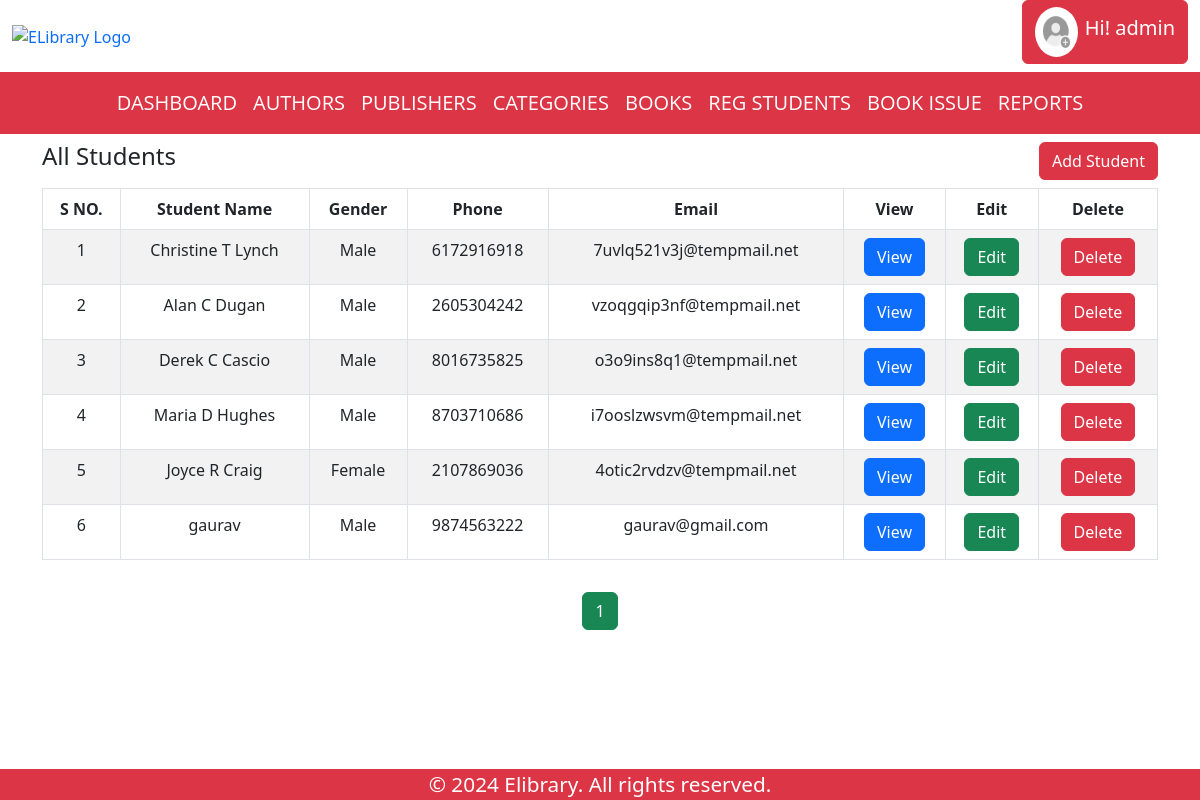
The app's page /regstudent.php (signed in) with its own data.
### tables this page shows
CREATE TABLE `regstudent2` (
  `id` int(25) NOT NULL,
  `StudentName` varchar(50) NOT NULL,
  `Gender` varchar(25) NOT NULL,
  `Phone` bigint(25) NOT NULL,
  `Email` varchar(50) NOT NULL
);

### regstudent.php (the view, shortened to what this page needs)
<?php
include "header.php";
$records_per_page = 6;
$page_number = isset($_GET['page']) && is_numeric($_GET['page']) ? $_GET['page'] : 1;
$offset = ($page_number - 1) * $records_per_page;
$query = "SELECT * FROM regstudent2 LIMIT $offset, $records_per_page";
$result = mysqli_query($conn, $query);
$start_sno = ($page_number - 1) * $records_per_page + 1;
$total_rows = mysqli_num_rows(mysqli_query($conn, "SELECT * FROM regstudent2"));
$total_pages = ceil($total_rows / $records_per_page);
?>
<link rel="stylesheet" href="style.css">
<div id="content" style="display: none;">
<div class="container mt-2">
    <div class="row">
        <div class="col">
            <h4>All Students</h4>
        </div>
        <div class="col text-end">
            <button type="button" class="btn btn-danger" id="addStudentBtn" data-bs-toggle="modal" data-bs-target="#addStudentModal">Add Student</button>
        </div>
    </div>
</div>
<div class="container mt-2">
    <div class="row">
        <div class="container-fluid table-responsive">
        <table class="table table-striped table-hover table-bordered">
            <thead>
                <tr class="bg-dark text-white">
                    <th class="text-center">S NO.</th>
                    <th class="text-center">Student Name</th>
                    <th class="text-center">Gender</th>
                    <th class="text-center">Phone</th>
                    <th class="text-center">Email</th>
                    <th class="text-center">View</th>
                    <th class="text-center">Edit</th>
                    <th class="text-center">Delete</th>
                </tr>
            </thead>
            <tbody>
                <?php
                while ($row = mysqli_fetch_array($result)) {
                    ?>
                    <tr>
                        <td class="text-center"><?php echo $start_sno; ?></td>
                        <td class="text-center"><?php echo $row["StudentName"]; ?></td>
                        <td class="text-center"><?php echo $row["Gender"]; ?></td>
                        <td class="text-center"><?php echo $row["Phone"]; ?></td>
                        <td class="text-center"><?php echo $row["Email"]; ?></td>
                        <td class="text-center">
                            <button type="button" class="btn btn-primary viewBtn"
                                    data-student-name="<?php echo $row['StudentName']; ?>"
                                    data-gender="<?php echo $row['Gender']; ?>"
                                    data-phone="<?php echo $row['Phone']; ?>"
                                    data-email="<?php echo $row['Email']; ?>">
                                View
                            </button>
                        </td>
                        <td class="text-center">
                            <button type="button" class="btn btn-success editBtn"
                                    data-id="<?php echo $row['id']; ?>"
                                    data-name="<?php echo $row['StudentName']; ?>"
                                    data-gender="<?php echo $row['Gender']; ?>"
                                    data-phone="<?php echo $row['Phone']; ?>"
                                    data-email="<?php echo $row['Email']; ?>">
                                Edit
                            </button>
                        </td>
                        <td class="text-center">
                            <button type="button" class="btn btn-danger deleteBtn" data-id="<?php echo $row['id']; ?>" data-name="<?php echo $row['StudentName']; ?>">Delete</button>
                        </td>
                    </tr>
                    <?php
                    $start_sno++;
                }
                ?>
            </tbody>
        </table></div>
        <div class="text-center mt-3 mb-5">
            <?php
            for ($i = 1; $i <= $total_pages; $i++) {
                $margin_class = $i > 1 ? 'ms-2' : '';
                echo '<a href="regstudent.php?page=' . $i . '" class="btn btn-success ' . $margin_class . '">' . $i . '</a>';
            }
            ?>
        </div>
    </div>
</div>
</div>
<?php include "footer.php"; ?>

### style.css (style rules this page uses)
a { text-decoration: none; }

### footer.php (style rules this page uses)
@media (min-width:1199px) { body { height: 100vh; } }

### records on screen
regstudent2: StudentName "Christine T Lynch", Gender "Male", Phone "6172916918", Email "7uvlq521v3j@tempmail.net"
regstudent2: StudentName "Alan C Dugan", Gender "Male", Phone "2605304242", Email "vzoqgqip3nf@tempmail.net"
regstudent2: StudentName "Derek C Cascio", Gender "Male", Phone "8016735825", Email "o3o9ins8q1@tempmail.net"
regstudent2: StudentName "Maria D Hughes", Gender "Male", Phone "8703710686", Email "i7ooslzwsvm@tempmail.net"
regstudent2: StudentName "Joyce R Craig", Gender "Female", Phone "2107869036", Email "4otic2rvdzv@tempmail.net"
regstudent2: StudentName "gaurav", Gender "Male", Phone "9874563222", Email "gaurav@gmail.com"

### other values on screen
$_SESSION['username'] "admin"
